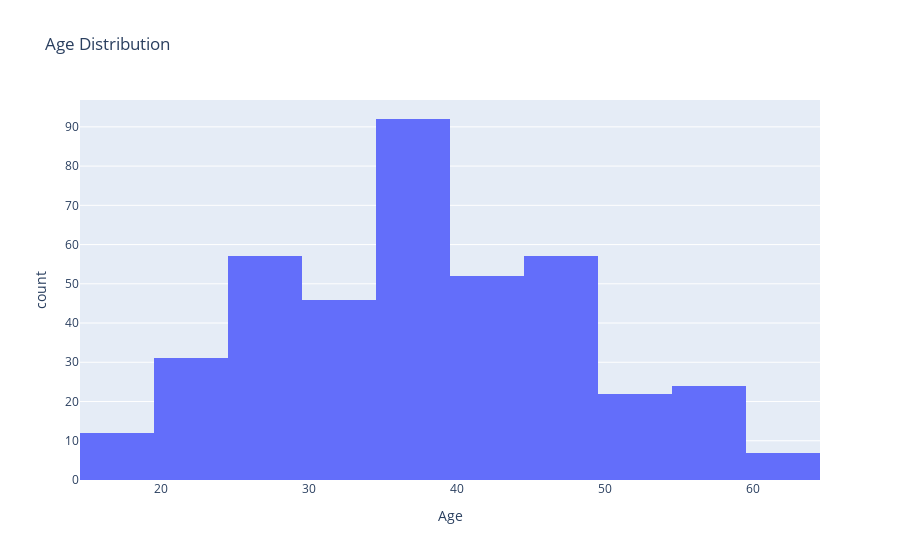
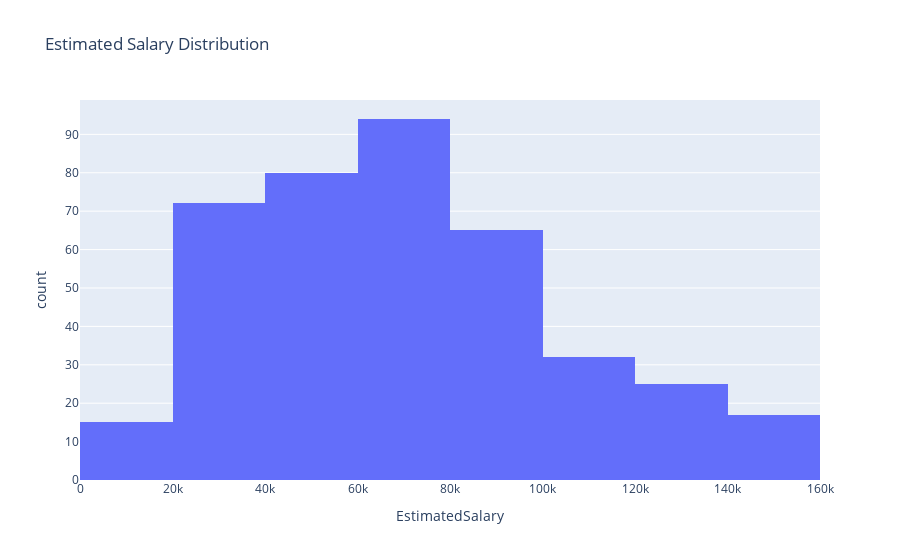
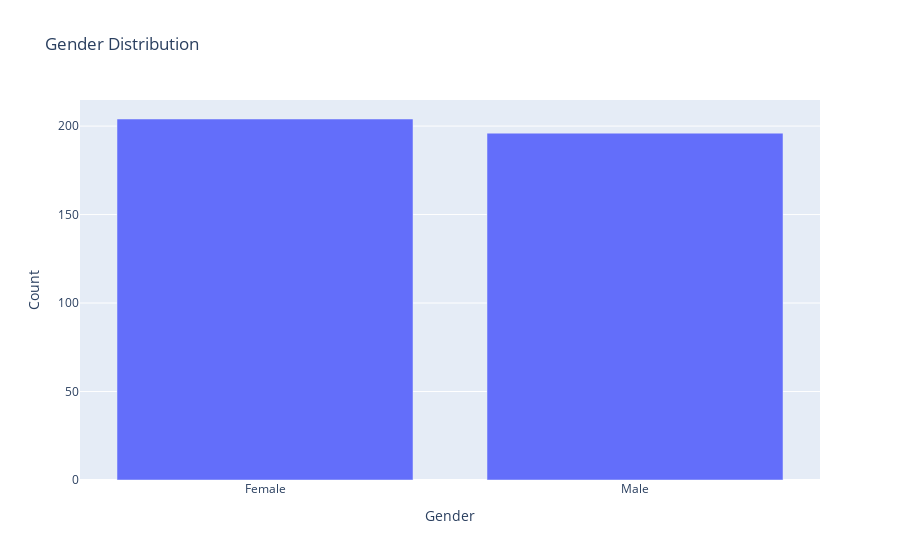
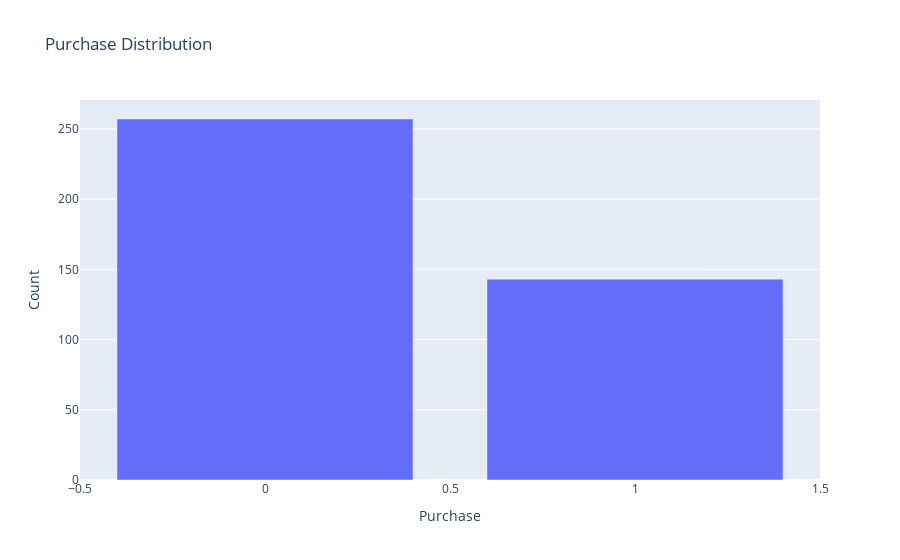

The code cell stored with these charts, in order, in its notebook:
### Markdown cell above
### DATA DISTRIBUTION

### Code cell
# Age Distribution
fig_age = px.histogram(df, x='Age', nbins=10, title='Age Distribution')
fig_age.show()

# Estimated Salary Distribution
fig_salary = px.histogram(df, x='EstimatedSalary', nbins=10, title='Estimated Salary Distribution')
fig_salary.show()

# Gender Distribution
gender_counts = df['Gender'].value_counts().reset_index()
gender_counts.columns = ['Gender', 'Count']  # Renaming columns for clarity
fig_gender = px.bar(gender_counts, x='Gender', y='Count', title='Gender Distribution')
fig_gender.update_layout(xaxis_title='Gender', yaxis_title='Count')
fig_gender.show()

# Purchase Distribution
purchase_counts = df['Purchased'].value_counts().reset_index()
purchase_counts.columns = ['Purchase', 'Count']  # Renaming columns for clarity
fig_purchase = px.bar(purchase_counts, x='Purchase', y='Count', title='Purchase Distribution')
fig_purchase.update_layout(xaxis_title='Purchase', yaxis_title='Count')
fig_purchase.show()

### Figure 1 — Plotly figure (JSON) as saved in the notebook; plotly's stock layout.template omitted (floating-point values rounded to 4 significant figures; data arrays with more than 128 entries replaced by an {"elided": "..."} marker saying what was removed)
{"data": [{"alignmentgroup": "True", "bingroup": "x", "hovertemplate": "Age=%{x}<br>count=%{y}<extra></extra>", "legendgroup": "", "marker": {"color": "#636efa", "pattern": {"shape": ""}}, "name": "", "nbinsx": 10, "offsetgroup": "", "orientation": "v", "showlegend": false, "type": "histogram", "x": {"elided": "400 int values"}, "xaxis": "x", "yaxis": "y"}], "layout": {"barmode": "relative", "legend": {"tracegroupgap": 0}, "title": {"text": "Age Distribution"}, "xaxis": {"anchor": "y", "domain": [0, 1], "title": {"text": "Age"}}, "yaxis": {"anchor": "x", "domain": [0, 1], "title": {"text": "count"}}}}

### Figure 2 — Plotly figure (JSON) as saved in the notebook; plotly's stock layout.template omitted (floating-point values rounded to 4 significant figures; data arrays with more than 128 entries replaced by an {"elided": "..."} marker saying what was removed)
{"data": [{"alignmentgroup": "True", "bingroup": "x", "hovertemplate": "EstimatedSalary=%{x}<br>count=%{y}<extra></extra>", "legendgroup": "", "marker": {"color": "#636efa", "pattern": {"shape": ""}}, "name": "", "nbinsx": 10, "offsetgroup": "", "orientation": "v", "showlegend": false, "type": "histogram", "x": {"elided": "400 int values"}, "xaxis": "x", "yaxis": "y"}], "layout": {"barmode": "relative", "legend": {"tracegroupgap": 0}, "title": {"text": "Estimated Salary Distribution"}, "xaxis": {"anchor": "y", "domain": [0, 1], "title": {"text": "EstimatedSalary"}}, "yaxis": {"anchor": "x", "domain": [0, 1], "title": {"text": "count"}}}}

### Figure 3 — Plotly figure (JSON) as saved in the notebook; plotly's stock layout.template omitted (floating-point values rounded to 4 significant figures)
{"data": [{"alignmentgroup": "True", "hovertemplate": "Gender=%{x}<br>Count=%{y}<extra></extra>", "legendgroup": "", "marker": {"color": "#636efa", "pattern": {"shape": ""}}, "name": "", "offsetgroup": "", "orientation": "v", "showlegend": false, "textposition": "auto", "type": "bar", "x": ["Female", "Male"], "xaxis": "x", "y": [204, 196], "yaxis": "y"}], "layout": {"barmode": "relative", "legend": {"tracegroupgap": 0}, "title": {"text": "Gender Distribution"}, "xaxis": {"anchor": "y", "domain": [0, 1], "title": {"text": "Gender"}}, "yaxis": {"anchor": "x", "domain": [0, 1], "title": {"text": "Count"}}}}

### Figure 4 — Plotly figure (JSON) as saved in the notebook; plotly's stock layout.template omitted (floating-point values rounded to 4 significant figures)
{"data": [{"alignmentgroup": "True", "hovertemplate": "Purchase=%{x}<br>Count=%{y}<extra></extra>", "legendgroup": "", "marker": {"color": "#636efa", "pattern": {"shape": ""}}, "name": "", "offsetgroup": "", "orientation": "v", "showlegend": false, "textposition": "auto", "type": "bar", "x": [0, 1], "xaxis": "x", "y": [257, 143], "yaxis": "y"}], "layout": {"barmode": "relative", "legend": {"tracegroupgap": 0}, "title": {"text": "Purchase Distribution"}, "xaxis": {"anchor": "y", "domain": [0, 1], "title": {"text": "Purchase"}}, "yaxis": {"anchor": "x", "domain": [0, 1], "title": {"text": "Count"}}}}
